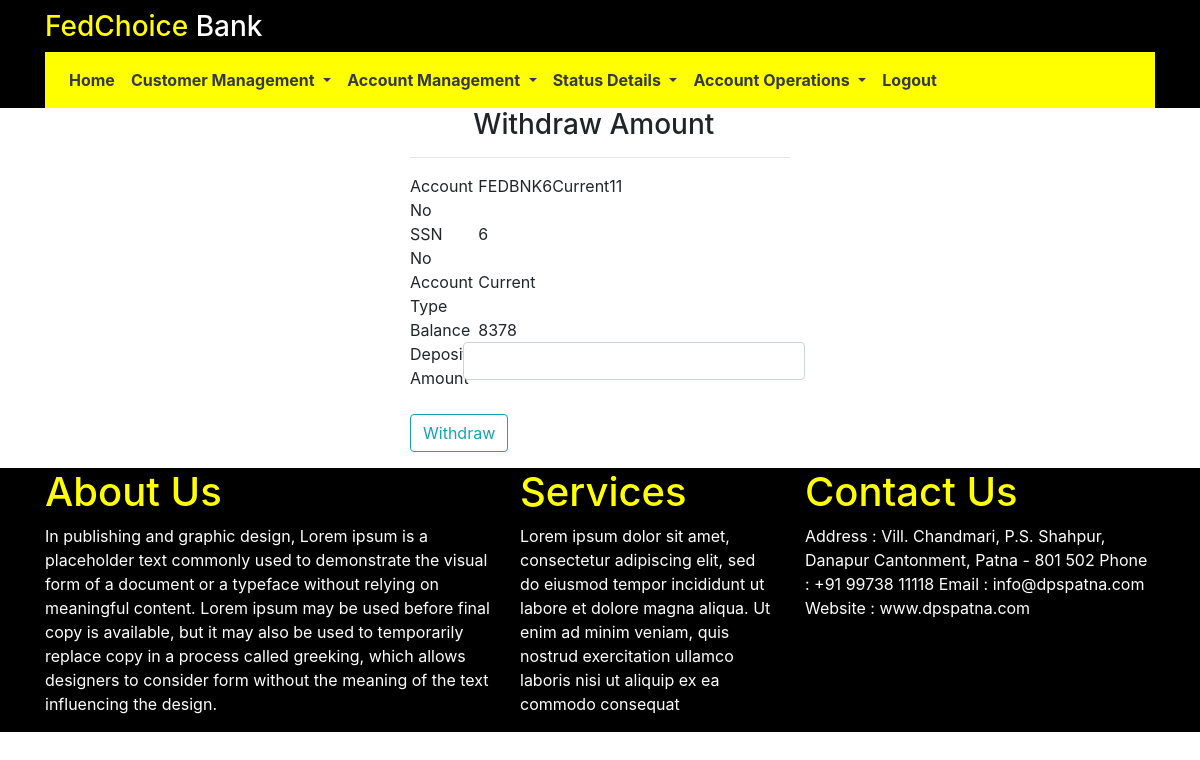
The page /finish_withdraw?account_no=FEDBNK6Current11 (signed in) on the database its author committed.
### RetailBank/models.py (models this page shows, shortened)
class Account(db.Model):
	account_no = db.Column(db.String(22),primary_key=True)
	ssd_id = db.Column(db.Integer,ForeignKey('customer.ssd_id'))
	account_type = db.Column(db.String(10),nullable=False)
	deposit_amount = db.Column(db.Integer,nullable=False)

### RetailBank/routes.py (the view, shortened to what this page needs)
@app.route('/finish_withdraw',methods=['GET','POST'])
@login_required
def finish_withdraw():
	account_no = request.args.get('account_no')
	acc = Account.query.filter_by(account_no=account_no).first()
	ssn_no = acc.ssd_id
	account_type = acc.account_type
	balance = acc.deposit_amount
	account_type = acc.account_type
	return render_template('withdraw_money.html',account_no=account_no,ssn_no=ssn_no,account_type=account_type,balance=balance)

### RetailBank/models.py (called while the page is built)
@login_manager.user_loader
def load_user(user_id):
    return userstore.query.get(int(user_id))

### RetailBank/templates/withdraw_money.html
{% extends 'base.html'%}
{% block content %}
<div class="row">
    <div class="col-md-4"></div>
    <div class="col-md-4">
        <h3 class="offset-2">Withdraw Amount</h3>
        <hr>
        <div class="row">
            <div class="col-md-2">
                Account No
            </div>
            <div class="col-md-10">
                {{account_no}}
            </div>
        </div>
        <div class="row">
            <div class="col-md-2">
                SSN No
            </div>
            <div class="col-md-10">
                {{ssn_no}}
            </div>
        </div>
        <div class="row">
            <div class="col-md-2">
                Account Type
            </div>
            <div class="col-md-10">
                {{account_type}}
            </div>
        </div>
        <div class="row">
            <div class="col-md-2">
                Balance
            </div>
            <div class="col-md-10">
                {{balance}}
            </div>
        </div>
        <form action="" method="POST">
            <div class="form-group row">
                <label for="deposit_amount" class="col-md-2">Deposit Amount</label>
                <input type="text" name="deposit_amount" class="col-md-10 form-control">
            </div>
            <div class="form-group">
                <input type="submit" class="btn btn-outline-info" value="Withdraw">
            </div>
        </form>
    </div>
    <div class="col-md-4"></div>
</div>
{% endblock %}

### rows shown on the page
Account: account_no "FEDBNK6Current11", account_type "Current", deposit_amount "8378"

### other values the page prints
{{ ssn_no }} "6"
